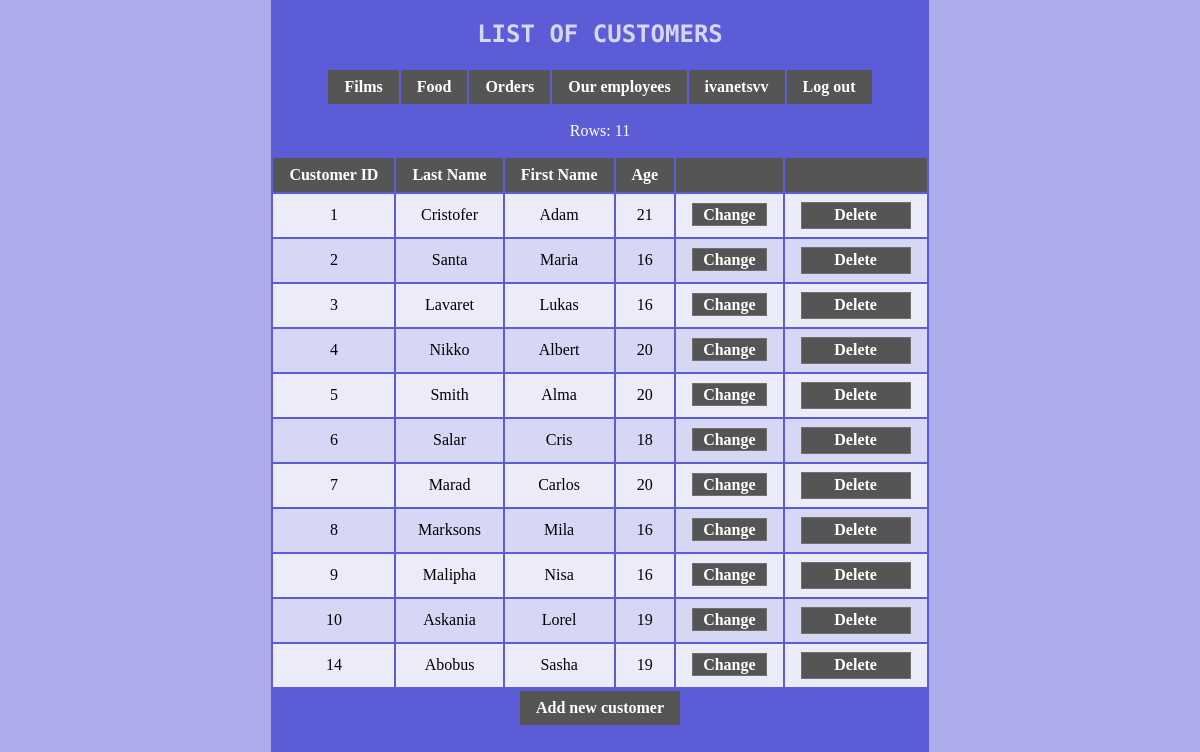
/ (signed in), run on the app's committed database.
### tables this page shows
CREATE TABLE `customers` (
  `CustomerID` int NOT NULL AUTO_INCREMENT,
  `LastName` varchar(255) NOT NULL,
  `FirstName` varchar(255) NOT NULL,
  `Age` int NOT NULL,
  PRIMARY KEY (`CustomerID`)
);

### index.php (the view, shortened to what this page needs)
<!DOCTYPE html>
<html>
<head>
<link rel="stylesheet" href="css/base.css">
</head>
<body>
<div class="divbgbd">
    <div class="container">
<h2>List of customers</h2>
    </div>
<table>
    <tr>
        <th><a href="films.php">Films</a></th>
        <th><a href="food.php">Food</a></th>
        <th><a href="orders.php">Orders</a></th>
        <th><a href="employees.php">Our employees</a></th>
        <th><?php echo $_COOKIE["usernamecookie"];?></th>
        <th><a href="logout.php">Log out</a></th>
    </tr>
</table>
<?php
include "connect.php";
$sql = "SELECT * FROM customers";
if($result = $conn->query($sql)){
    $rowsCount = $result->num_rows;
    echo "<p>Rows: $rowsCount</p>";
    echo "<table><tr><th>Customer ID</th><th>Last Name</th><th>First Name</th><th>Age</th><th></th><th></th></tr>";
    foreach($result as $row){
        echo "<tr>";
            echo "<td>" . $row["CustomerID"] . "</td>";
            echo "<td>" . $row["LastName"] . "</td>";
            echo "<td>" . $row["FirstName"] . "</td>";
            if('admin' == $_COOKIE["userlevelcookie"]){
            echo "<td>" . $row["Age"] . "</td>";
            } else echo "<td>Permision denided</td>";
            if('admin' == $_COOKIE["userlevelcookie"]){
            echo "<td><a href='update_customers.php?CustomerID=" . $row["CustomerID"] . "'>Change</a></td>";
            echo "<td><form action='delete_customers.php' method='post'>
                        <input type='hidden' name='CustomerID' value='" . $row["CustomerID"] . "' />
                        <input type='submit' class='button' value='Delete'>
                   </form></td>";
            } else {
                echo "<td></td>";
                echo "<td></td>";
            }
        echo "</tr>";
    }
    echo "</table>";
} else{
    echo "Error: " . $conn->error;
}
if('admin' == $_COOKIE["userlevelcookie"])
echo "<table>
    <tr>
        <th><a href='form_customers.php'>Add new customer</a></th>
    </tr>
</table>"
?>
</div>
</body>
</html>

### base.css (style rules this page uses)
html, body { font-family: 'Bellota Text', cursive; height: 100%; display: flex; flex-direction: column; margin: 0; padding: 0; background-color: #adadeb; }
.button { border: 1px solid #707070; background-color: #555555; color: #ffffff; height: 27px; width: 110px; margin-left: auto; margin-right: auto; font-family: 'Bellota Text', cursive; font-size: medium; font-weight: 600; }
.divbgbd { margin-left: auto; margin-right: auto; margin-top: 0px; height: 100%; padding: 0px, 30px, 0px; background-color: #5c5cd6; }
h2, p { text-align: center; }
p { color: white; }
table { max-width: 100%; margin-left: auto; margin-right: auto; text-align: center; }
tr:nth-child(odd) { background-color: #d6d6f5; }
tr:nth-child(even) { background-color: #ebebfa; }
th { background-color: #555; color: #fff; }
th, td { text-align: center; padding: 0.5em 1em; }
td a { border: 1px solid #707070; background-color: #555555; color: #ffffff; height: 27px; width: 110px; margin-left: auto; margin-right: auto; font-family: 'Bellota Text', cursive; font-size: medium; font-weight: 600; padding: 2px 10px; }
td::before { display: none; }
a { color: white; text-decoration: none; }
a:link { color: white; text-decoration: none; }
.container { margin-left: auto; margin-right: auto; padding-left: 1em; padding-right: 1em; max-width: 690px; }
h2 { font-family: 'Chivo Mono', monospace; font-size: 1.5em; text-transform: uppercase; color: #d6d6f5; filter: blur(0.3px); }

### data on the page
customers: CustomerID "1", LastName "Cristofer", FirstName "Adam", Age "21"
customers: CustomerID "2", LastName "Santa", FirstName "Maria", Age "16"
customers: CustomerID "3", LastName "Lavaret", FirstName "Lukas", Age "16"
customers: CustomerID "4", LastName "Nikko", FirstName "Albert", Age "20"
customers: CustomerID "5", LastName "Smith", FirstName "Alma", Age "20"
customers: CustomerID "6", LastName "Salar", FirstName "Cris", Age "18"
customers: CustomerID "7", LastName "Marad", FirstName "Carlos", Age "20"
customers: CustomerID "8", LastName "Marksons", FirstName "Mila", Age "16"
customers: CustomerID "9", LastName "Malipha", FirstName "Nisa", Age "16"
customers: CustomerID "10", LastName "Askania", FirstName "Lorel", Age "19"
customers: CustomerID "14", LastName "Abobus", FirstName "Sasha", Age "19"

### other printed values
$_COOKIE["usernamecookie"] "ivanetsvv"
$rowsCount "11"
